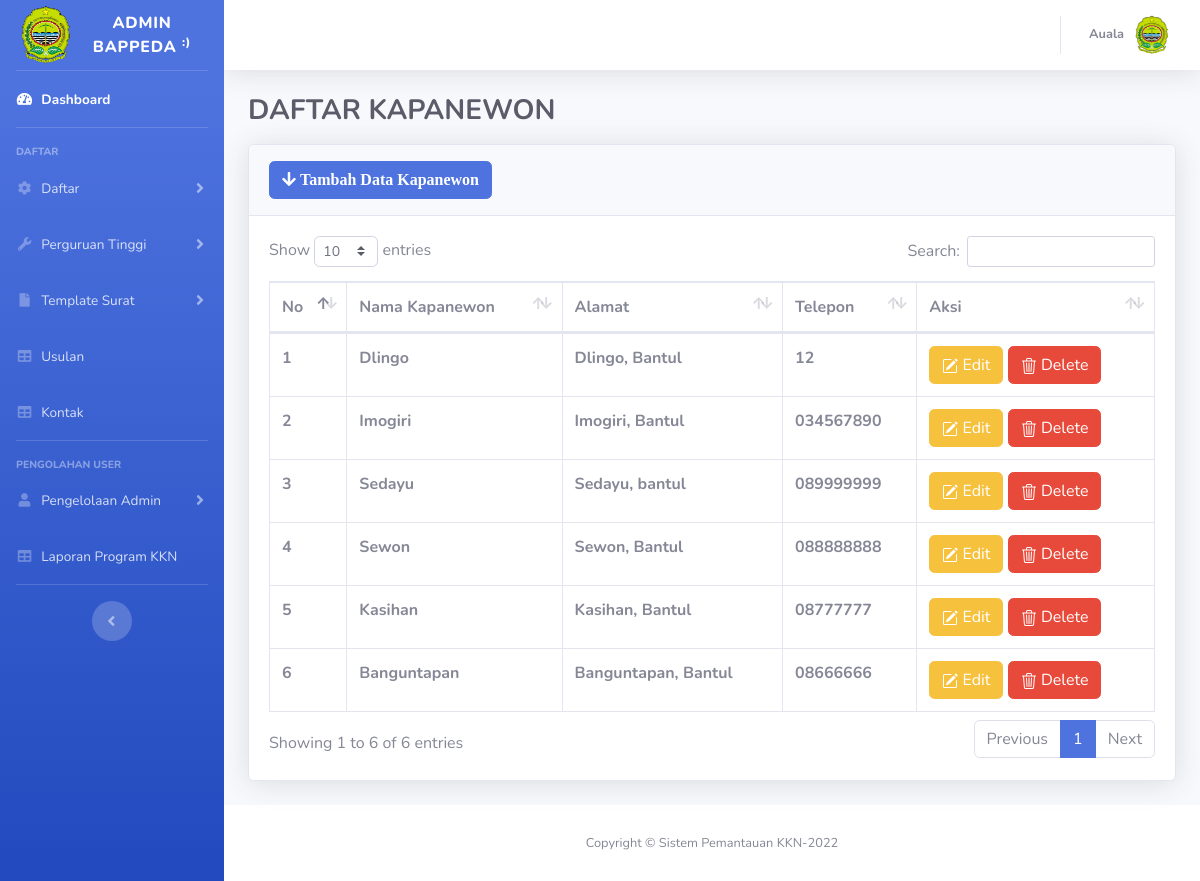
The app's page /admin-master/kecamatan.php (signed in) with its own data.
### tables this page shows
CREATE TABLE `kecamatan` (
  `id_kec` int(4) NOT NULL,
  `nama_kec` varchar(100) NOT NULL,
  `alamat_kec` varchar(100) NOT NULL,
  `telepon_kec` varchar(15) NOT NULL
);

### admin-master/kecamatan.php (the view, shortened to what this page needs)
<!DOCTYPE html>
<html lang="en">
<head>
    <link href="../vendor/fontawesome-free/css/all.min.css" rel="stylesheet" type="text/css">
    <link href="../css/sb-admin-2.min.css" rel="stylesheet">
    <link href="../vendor/sweetalert2/sweetalert2.min.css" rel="stylesheet" type="text/css">
    <link href="../vendor/datatables/dataTables.bootstrap4.min.css" rel="stylesheet">
</head>
<body id="page-top">
    <div id="wrapper">
        <ul class="navbar-nav bg-gradient-primary sidebar sidebar-dark accordion" id="accordionSidebar">
            <a class="sidebar-brand d-flex align-items-center justify-content-center" href="index.html">
                <div class="sidebar-brand-icon">
                    <img src="../img/logo.png" width="60" height="60">
                </div>
                <div class="sidebar-brand-text mx-3">Admin Bappeda <sup>:)</sup></div>
            </a>
            <hr class="sidebar-divider my-0">
            <li class="nav-item active">
                <a class="nav-link" href="admin-master.php">
                    <i class="fas fa-fw fa-tachometer-alt"></i>
                    <span>Dashboard</span></a>
            </li>
            <hr class="sidebar-divider">
            <div class="sidebar-heading">
                Daftar
            </div>
            <li class="nav-item">
                <a class="nav-link collapsed" href="#" data-toggle="collapse" data-target="#collapseTwo" aria-expanded="true" aria-controls="collapseTwo">
                    <i class="fas fa-fw fa-cog"></i>
                    <span>Daftar</span>
                </a>
            </li>
            <li class="nav-item">
                <a class="nav-link collapsed" href="#" data-toggle="collapse" data-target="#collapseUtilities" aria-expanded="true" aria-controls="collapseUtilities">
                    <i class="fas fa-fw fa-wrench"></i>
                    <span>Perguruan Tinggi</span>
                </a>
            </li>
            <li class="nav-item">
                <a class="nav-link collapsed" href="#" data-toggle="collapse" data-target="#collapseTheree" aria-expanded="true" aria-controls="collapseTheree">
                    <i class="fas fa-fw fa-file"></i>
                    <span>Template Surat </span>
                </a>
            </li>
            <li class="nav-item">
                <a class="nav-link" href="usulan.php">
                    <i class="fas fa-fw fa-table"></i>
                    <span>Usulan</span></a>
            </li>
            <li class="nav-item">
                <a class="nav-link" href="kontak.php">
                    <i class="fas fa-fw fa-table"></i>
                    <span>Kontak</span></a>
            </li>
            <hr class="sidebar-divider">
            <div class="sidebar-heading">
                Pengolahan User
            </div>
            <li class="nav-item">
                <a class="nav-link collapsed" href="#" data-toggle="collapse" data-target="#collapseFour" aria-expanded="true" aria-controls="collapseTheree">
                    <i class="fas fa-fw fa-user"></i>
                    <span>Pengelolaan Admin </span>
                </a>
            </li>
            <li class="nav-item">
                <a class="nav-link" href="lap_kkn.php">
                    <i class="fas fa-fw fa-table"></i>
                    <span>Laporan Program KKN</span></a>
            </li>
            <hr class="sidebar-divider d-none d-md-block">
            <div class="text-center d-none d-md-inline">
                <button class="rounded-circle border-0" id="sidebarToggle"></button>
            </div>
        </ul>
        <div id="content-wrapper" class="d-flex flex-column">
            <div id="content">
                <nav class="navbar navbar-expand navbar-light bg-white topbar mb-4 static-top shadow">
                    <ul class="navbar-nav ml-auto">
                        <li class="nav-item dropdown no-arrow">
                            <a class="nav-link dropdown-toggle" href="#" id="userDropdown" role="button" data-toggle="dropdown" aria-haspopup="true" aria-expanded="false">
                                <span class="mr-2 d-none d-lg-inline text-gray-600 small">
                                    <b><?= $_SESSION['nama_user'] ?> </b>
                                </span>
                                <img src="../img/logo.png" width="40" height="40">
                            </a>
                        </li>
                    </ul>
                </nav>
                <div class="container-fluid">
                    <h1 class="h3 mb-3 text-gray-800"><strong>DAFTAR KAPANEWON</strong> </h1>
                    <div class="card shadow mb-4">
                        <div class="card-header py-3">
                            <a class="btn btn-primary" id="tombolbidang" data-toggle="modal" data-target="#tambahModal"><i class="fa fa-arrow-down"> Tambah Data Kapanewon </i></a>
                        </div>
                        <div class="card-body">
                            <div class="table-responsive">
                                <table class="table table-bordered " id="dataTable" width="100%" cellspacing="0">
                                    <thead>
                                        <tr class="table">
                                            <th>No</th>
                                            <th>Nama Kapanewon</th>
                                            <th>Alamat</th>
                                            <th>Telepon</th>
                                            <th>Aksi</th>
                                        </tr>
                                    </thead>
                                    <?php
                                    include '../koneksi.php';
                                    $a = 1;
                                    $data = mysqli_query($koneksi, "SELECT * FROM kecamatan WHERE id_kec");
                                    while ($d = mysqli_fetch_array($data)) {
                                    ?>
                                        <tr>
                                            <th><?php echo $a++; ?></th>
                                            <th><?php echo $d['nama_kec']; ?></th>
                                            <th><?php echo $d['alamat_kec']; ?></th>
                                            <th><?php echo $d['telepon_kec']; ?></th>
                                            <th>
                                                <a id="tombolEdit" data-toggle="modal" data-target="#editModal" data-id="<?php echo $d['id_kec']; ?>" data-nama="<?php echo $d['nama_kec']; ?>" data-almt="<?php echo $d['alamat_kec']; ?>" data-tlp="<?php echo $d['telepon_kec']; ?>">
                                                    <button class="btn btn-warning"> Edit</button>
                                                </a>
                                                <a id="delete" data-id="<?php echo $d['id_kec']; ?>" class="btn btn-danger"> Delete</i></a>
                                            </th>
                                        </tr>
                                    <?php
                                    }
                                    ?>
                                </table>
                            </div>
                        </div>
                    </div>
                </div>
                <footer class="sticky-footer bg-white">
                    <div class="container my-auto">
                        <div class="copyright text-center my-auto">
                            <span>Copyright &copy; Sistem Pemantauan KKN-2022</span>
                        </div>
                    </div>
                </footer>
            </div>
        </div>
</body>
</html>

### records on screen
kecamatan: nama_kec "Dlingo", alamat_kec "Dlingo, Bantul", telepon_kec "12"
kecamatan: nama_kec "Imogiri", alamat_kec "Imogiri, Bantul", telepon_kec "034567890"
kecamatan: nama_kec "Sedayu", alamat_kec "Sedayu, bantul", telepon_kec "089999999"
kecamatan: nama_kec "Sewon", alamat_kec "Sewon, Bantul", telepon_kec "088888888"
kecamatan: nama_kec "Kasihan", alamat_kec "Kasihan, Bantul", telepon_kec "08777777"
kecamatan: nama_kec "Banguntapan", alamat_kec "Banguntapan, Bantul", telepon_kec "08666666"

### other values on screen
$_SESSION['nama_user'] "Auala"
